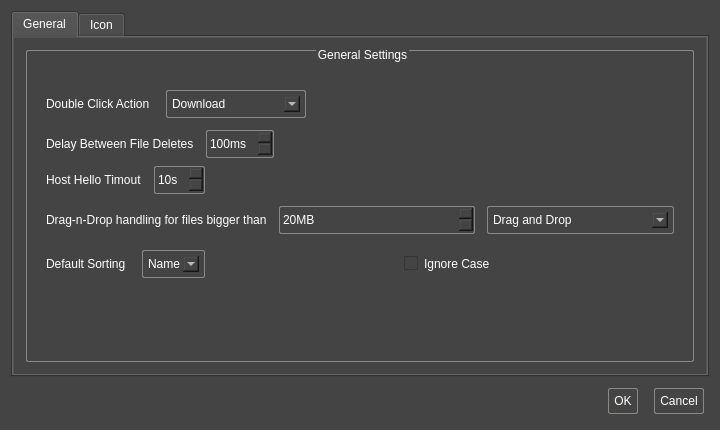
<?xml version="1.0" encoding="UTF-8"?>
<ui version="4.0">
 <class>DialogPreferences</class>
 <widget class="QDialog" name="DialogPreferences">
  <property name="geometry">
   <rect>
    <x>0</x>
    <y>0</y>
    <width>720</width>
    <height>430</height>
   </rect>
  </property>
  <property name="sizePolicy">
   <sizepolicy hsizetype="Fixed" vsizetype="Fixed">
    <horstretch>0</horstretch>
    <verstretch>0</verstretch>
   </sizepolicy>
  </property>
  <property name="minimumSize">
   <size>
    <width>720</width>
    <height>430</height>
   </size>
  </property>
  <property name="maximumSize">
   <size>
    <width>720</width>
    <height>430</height>
   </size>
  </property>
  <property name="windowTitle">
   <string>Apollo Explorer Settings</string>
  </property>
  <property name="windowIcon">
   <iconset resource="icons.qrc">
    <normaloff>:/browser/icons/VampireHW.png</normaloff>:/browser/icons/VampireHW.png</iconset>
  </property>
  <property name="autoFillBackground">
   <bool>false</bool>
  </property>
  <property name="styleSheet">
   <string notr="true">QWidget
{	
	background-color: #444444;
	color:  white;
	font: 700 10pt &quot;Comfortaa&quot;;
	padding: 1px;
	margin: 1px;
}

QCSpinBox
{
	background-color: #444444;
	color:  white;
	margin: 0px;
}

QPushButton
{
	margin: 5px;
	padding: 5px;
	border: 1px solid rgb(136, 138, 133);
    border-radius: 2px;
	text-align: center;
}
QComboBox
{
	margin: 5px;
	padding: 5px;
	border: 1px solid rgb(136, 138, 133);
    border-radius: 2px;
	text-align: center;
}

QSpinBox
{
	margin: 1px;
	padding: 1px;
	border: 1px solid rgb(136, 138, 133);
    border-radius: 2px;
	text-align: center;
}

QSpinBox::up-button
{
	margin: 0px;
	padding: 0px;
}

QPushButton::pressed
{
	background-color: #555555;
}
QPushButton::hover
{
	border: 1px solid #aaaaaa;
}

QGroupBox
{
	padding: 5px;
	border: 1px solid  rgb(136, 138, 133);
	margin: 2px;
	border-radius: 2px;
}
QGroupBox::Title
{
	subcontrol-origin: margin;
    subcontrol-position: top center;
	margin: 0px;
}
</string>
  </property>
  <property name="sizeGripEnabled">
   <bool>false</bool>
  </property>
  <property name="modal">
   <bool>true</bool>
  </property>
  <layout class="QVBoxLayout" name="verticalLayout">
   <item>
    <widget class="QTabWidget" name="tabWidget">
     <property name="currentIndex">
      <number>0</number>
     </property>
     <widget class="QWidget" name="tab">
      <attribute name="title">
       <string>General</string>
      </attribute>
      <layout class="QVBoxLayout" name="verticalLayout_3">
       <item>
        <widget class="QGroupBox" name="groupBox">
         <property name="title">
          <string>General Settings</string>
         </property>
         <layout class="QVBoxLayout" name="verticalLayout_2">
          <item>
           <spacer name="verticalSpacer_2">
            <property name="orientation">
             <enum>Qt::Vertical</enum>
            </property>
            <property name="sizeType">
             <enum>QSizePolicy::Fixed</enum>
            </property>
            <property name="sizeHint" stdset="0">
             <size>
              <width>20</width>
              <height>20</height>
             </size>
            </property>
           </spacer>
          </item>
          <item>
           <layout class="QHBoxLayout" name="horizontalLayout">
            <item>
             <widget class="QLabel" name="label">
              <property name="whatsThis">
               <string>&lt;html&gt;&lt;head/&gt;&lt;body&gt;&lt;p&gt;This is the action that will happen when file(s) are double clicked on in the file browser window.&lt;/p&gt;&lt;/body&gt;&lt;/html&gt;</string>
              </property>
              <property name="text">
               <string>Double Click Action</string>
              </property>
             </widget>
            </item>
            <item>
             <widget class="QComboBox" name="comboBox">
              <property name="minimumSize">
               <size>
                <width>150</width>
                <height>0</height>
               </size>
              </property>
              <property name="whatsThis">
               <string>&lt;html&gt;&lt;head/&gt;&lt;body&gt;&lt;p&gt;This is the action that will happen when file(s) are double clicked on in the file browser window.&lt;/p&gt;&lt;/body&gt;&lt;/html&gt;</string>
              </property>
              <item>
               <property name="text">
                <string>Download</string>
               </property>
              </item>
              <item>
               <property name="text">
                <string>Open</string>
               </property>
              </item>
              <item>
               <property name="text">
                <string>Ignore</string>
               </property>
              </item>
             </widget>
            </item>
            <item>
             <spacer name="horizontalSpacer">
              <property name="orientation">
               <enum>Qt::Horizontal</enum>
              </property>
              <property name="sizeHint" stdset="0">
               <size>
                <width>40</width>
                <height>20</height>
               </size>
              </property>
             </spacer>
            </item>
           </layout>
          </item>
          <item>
           <layout class="QHBoxLayout" name="horizontalLayout_2">
            <item>
             <widget class="QLabel" name="label_2">
              <property name="toolTip">
               <string>Some combinations of OS, file system and drive type can have strange effects when deleting lots of files in quick succession.  This allows a configurable delay between each file to help combat such issues.</string>
              </property>
              <property name="text">
               <string>Delay Between File Deletes</string>
              </property>
             </widget>
            </item>
            <item>
             <widget class="QSpinBox" name="spinBoxDeleteDelay">
              <property name="minimumSize">
               <size>
                <width>0</width>
                <height>30</height>
               </size>
              </property>
              <property name="toolTip">
               <string>&lt;html&gt;&lt;head/&gt;&lt;body&gt;&lt;p&gt;Some combinations of OS, file system and drive type can have strange effects when deleting lots of files in quick succession.  This allows a configurable delay between each file to help combat such issues.&lt;/p&gt;&lt;/body&gt;&lt;/html&gt;</string>
              </property>
              <property name="suffix">
               <string>ms</string>
              </property>
              <property name="minimum">
               <number>10</number>
              </property>
              <property name="maximum">
               <number>2000</number>
              </property>
              <property name="value">
               <number>100</number>
              </property>
             </widget>
            </item>
            <item>
             <spacer name="horizontalSpacer_2">
              <property name="orientation">
               <enum>Qt::Horizontal</enum>
              </property>
              <property name="sizeHint" stdset="0">
               <size>
                <width>40</width>
                <height>20</height>
               </size>
              </property>
             </spacer>
            </item>
           </layout>
          </item>
          <item>
           <layout class="QHBoxLayout" name="horizontalLayout_3">
            <item>
             <widget class="QLabel" name="label_3">
              <property name="toolTip">
               <string>&lt;html&gt;&lt;head/&gt;&lt;body&gt;&lt;p&gt;This is the time within the Amiga must send a hello message to be considered &amp;quot;online&amp;quot; still.  Failing to do so will cause the client to drop all connections with the Amiga.&lt;/p&gt;&lt;/body&gt;&lt;/html&gt;</string>
              </property>
              <property name="text">
               <string>Host Hello Timout</string>
              </property>
             </widget>
            </item>
            <item>
             <widget class="QSpinBox" name="spinBoxHelloTimeout">
              <property name="minimumSize">
               <size>
                <width>0</width>
                <height>30</height>
               </size>
              </property>
              <property name="toolTip">
               <string>This is the time within the Amiga must send a hello message to be considered &quot;online&quot; still.  Failing to do so will cause the client to drop all connections with the Amiga.</string>
              </property>
              <property name="suffix">
               <string>s</string>
              </property>
              <property name="maximum">
               <number>200</number>
              </property>
              <property name="value">
               <number>10</number>
              </property>
             </widget>
            </item>
            <item>
             <spacer name="horizontalSpacer_3">
              <property name="orientation">
               <enum>Qt::Horizontal</enum>
              </property>
              <property name="sizeHint" stdset="0">
               <size>
                <width>40</width>
                <height>20</height>
               </size>
              </property>
             </spacer>
            </item>
           </layout>
          </item>
          <item>
           <layout class="QHBoxLayout" name="horizontalLayout_4">
            <item>
             <widget class="QLabel" name="label_4">
              <property name="toolTip">
               <string>&lt;html&gt;&lt;head/&gt;&lt;body&gt;&lt;p&gt;The Qt Framework (which this is written in) provides a basic Drag-and-Drop mechanism.  This is troublesome for large files or directories.  On Linux, file transfers tend to timeout resulting in the downloaded files landing nowhere.  On windows, the desktop can freeze until the download is complete.  This allows the drag-and-drop operation to automatically open a download requestor if the files are too big hence avoiding this issue.&lt;/p&gt;&lt;/body&gt;&lt;/html&gt;</string>
              </property>
              <property name="text">
               <string>Drag-n-Drop handling for files bigger than</string>
              </property>
             </widget>
            </item>
            <item>
             <widget class="QSpinBox" name="spinBoxDNDSize">
              <property name="minimumSize">
               <size>
                <width>0</width>
                <height>30</height>
               </size>
              </property>
              <property name="toolTip">
               <string>The Qt Framework (which this is written in) provides a basic Drag-and-Drop mechanism.  This is troublesome for large files or directories.  On Linux, file transfers tend to timeout resulting in the downloaded files landing nowhere.  On windows, the desktop can freeze until the download is complete.  This allows the drag-and-drop operation to automatically open a download requestor if the files are too big hence avoiding this issue.</string>
              </property>
              <property name="suffix">
               <string>MB</string>
              </property>
              <property name="prefix">
               <string/>
              </property>
              <property name="maximum">
               <number>999999</number>
              </property>
              <property name="value">
               <number>20</number>
              </property>
             </widget>
            </item>
            <item>
             <widget class="QComboBox" name="comboBoxDNDOperation">
              <property name="toolTip">
               <string>The Qt Framework (which this is written in) provides a basic Drag-and-Drop mechanism.  This is troublesome for large files or directories.  On Linux, file transfers tend to timeout resulting in the downloaded files landing nowhere.  On windows, the desktop can freeze until the download is complete.  This allows the drag-and-drop operation to automatically open a download requestor if the files are too big hence avoiding this issue.</string>
              </property>
              <item>
               <property name="text">
                <string>Drag and Drop</string>
               </property>
              </item>
              <item>
               <property name="text">
                <string>Download Dialog</string>
               </property>
              </item>
              <item>
               <property name="text">
                <string>Block</string>
               </property>
              </item>
             </widget>
            </item>
           </layout>
          </item>
          <item>
           <layout class="QHBoxLayout" name="horizontalLayout_5">
            <item>
             <widget class="QLabel" name="label_5">
              <property name="text">
               <string>Default Sorting</string>
              </property>
             </widget>
            </item>
            <item>
             <widget class="QComboBox" name="comboBoxDefaultSort">
              <item>
               <property name="text">
                <string>Name</string>
               </property>
              </item>
              <item>
               <property name="text">
                <string>Type</string>
               </property>
              </item>
              <item>
               <property name="text">
                <string>Size</string>
               </property>
              </item>
             </widget>
            </item>
            <item>
             <spacer name="horizontalSpacer_4">
              <property name="orientation">
               <enum>Qt::Horizontal</enum>
              </property>
              <property name="sizeHint" stdset="0">
               <size>
                <width>40</width>
                <height>20</height>
               </size>
              </property>
             </spacer>
            </item>
            <item>
             <widget class="QCheckBox" name="checkBoxIgnoreCase">
              <property name="text">
               <string>Ignore Case</string>
              </property>
             </widget>
            </item>
            <item>
             <spacer name="horizontalSpacer_5">
              <property name="orientation">
               <enum>Qt::Horizontal</enum>
              </property>
              <property name="sizeHint" stdset="0">
               <size>
                <width>40</width>
                <height>20</height>
               </size>
              </property>
             </spacer>
            </item>
           </layout>
          </item>
          <item>
           <spacer name="verticalSpacer">
            <property name="orientation">
             <enum>Qt::Vertical</enum>
            </property>
            <property name="sizeHint" stdset="0">
             <size>
              <width>20</width>
              <height>40</height>
             </size>
            </property>
           </spacer>
          </item>
         </layout>
        </widget>
       </item>
      </layout>
     </widget>
     <widget class="QWidget" name="tab_2">
      <attribute name="title">
       <string>Icon</string>
      </attribute>
      <layout class="QVBoxLayout" name="verticalLayout_4">
       <item>
        <widget class="QGroupBox" name="groupBox_2">
         <property name="title">
          <string>Handling of Amiga Icons</string>
         </property>
         <layout class="QVBoxLayout" name="verticalLayout_5">
          <item>
           <widget class="QCheckBox" name="checkBoxDownloadIcons">
            <property name="text">
             <string>Enable downloading and displaying of Amiga Icons</string>
            </property>
            <property name="checked">
             <bool>true</bool>
            </property>
           </widget>
          </item>
          <item>
           <layout class="QHBoxLayout" name="horizontalLayout_6">
            <item>
             <widget class="QLabel" name="label_6">
              <property name="text">
               <string>Amiga Icon Size</string>
              </property>
             </widget>
            </item>
            <item>
             <widget class="QSlider" name="horizontalSliderIconSize">
              <property name="minimum">
               <number>32</number>
              </property>
              <property name="maximum">
               <number>128</number>
              </property>
              <property name="sliderPosition">
               <number>64</number>
              </property>
              <property name="orientation">
               <enum>Qt::Horizontal</enum>
              </property>
              <property name="tickPosition">
               <enum>QSlider::TicksAbove</enum>
              </property>
             </widget>
            </item>
            <item>
             <widget class="QLabel" name="labelIconSize">
              <property name="text">
               <string>64px</string>
              </property>
             </widget>
            </item>
           </layout>
          </item>
          <item>
           <widget class="QFrame" name="frame">
            <property name="frameShape">
             <enum>QFrame::StyledPanel</enum>
            </property>
            <property name="frameShadow">
             <enum>QFrame::Raised</enum>
            </property>
            <layout class="QVBoxLayout" name="verticalLayout_6">
             <item>
              <widget class="QLabel" name="label_7">
               <property name="text">
                <string>Preview</string>
               </property>
              </widget>
             </item>
             <item>
              <widget class="QTableWidget" name="tableWidgetIconSize">
               <property name="verticalScrollBarPolicy">
                <enum>Qt::ScrollBarAlwaysOn</enum>
               </property>
               <property name="horizontalScrollBarPolicy">
                <enum>Qt::ScrollBarAlwaysOff</enum>
               </property>
               <property name="sizeAdjustPolicy">
                <enum>QAbstractScrollArea::AdjustToContents</enum>
               </property>
               <property name="editTriggers">
                <set>QAbstractItemView::NoEditTriggers</set>
               </property>
               <property name="showDropIndicator" stdset="0">
                <bool>false</bool>
               </property>
               <property name="dragDropOverwriteMode">
                <bool>false</bool>
               </property>
               <property name="selectionBehavior">
                <enum>QAbstractItemView::SelectRows</enum>
               </property>
               <property name="iconSize">
                <size>
                 <width>128</width>
                 <height>128</height>
                </size>
               </property>
               <property name="verticalScrollMode">
                <enum>QAbstractItemView::ScrollPerPixel</enum>
               </property>
               <property name="showGrid">
                <bool>false</bool>
               </property>
               <property name="wordWrap">
                <bool>false</bool>
               </property>
               <attribute name="horizontalHeaderCascadingSectionResizes">
                <bool>false</bool>
               </attribute>
               <attribute name="horizontalHeaderDefaultSectionSize">
                <number>150</number>
               </attribute>
               <attribute name="horizontalHeaderShowSortIndicator" stdset="0">
                <bool>false</bool>
               </attribute>
               <attribute name="horizontalHeaderStretchLastSection">
                <bool>false</bool>
               </attribute>
               <attribute name="verticalHeaderVisible">
                <bool>false</bool>
               </attribute>
               <attribute name="verticalHeaderCascadingSectionResizes">
                <bool>false</bool>
               </attribute>
               <attribute name="verticalHeaderStretchLastSection">
                <bool>false</bool>
               </attribute>
               <row>
                <property name="text">
                 <string>Example File.txt</string>
                </property>
               </row>
               <row>
                <property name="text">
                 <string>Example File1.txt</string>
                </property>
               </row>
               <column>
                <property name="text">
                 <string>Filename</string>
                </property>
               </column>
               <column>
                <property name="text">
                 <string>Type</string>
                </property>
               </column>
               <column>
                <property name="text">
                 <string>Size</string>
                </property>
               </column>
               <item row="0" column="0">
                <property name="text">
                 <string>Example File.txt</string>
                </property>
                <property name="icon">
                 <iconset resource="icons.qrc">
                  <normaloff>:/browser/icons/Apollo_Explorer_icon.png</normaloff>:/browser/icons/Apollo_Explorer_icon.png</iconset>
                </property>
               </item>
               <item row="0" column="1">
                <property name="text">
                 <string>File</string>
                </property>
               </item>
               <item row="0" column="2">
                <property name="text">
                 <string>800Kb</string>
                </property>
               </item>
               <item row="1" column="0">
                <property name="text">
                 <string>Example File 2.txt</string>
                </property>
                <property name="icon">
                 <iconset resource="icons.qrc">
                  <normaloff>:/browser/icons/Apollo_Explorer_icon.png</normaloff>:/browser/icons/Apollo_Explorer_icon.png</iconset>
                </property>
               </item>
               <item row="1" column="1">
                <property name="text">
                 <string>File</string>
                </property>
               </item>
               <item row="1" column="2">
                <property name="text">
                 <string>900Kb</string>
                </property>
               </item>
              </widget>
             </item>
            </layout>
           </widget>
          </item>
         </layout>
        </widget>
       </item>
      </layout>
     </widget>
    </widget>
   </item>
   <item>
    <widget class="QDialogButtonBox" name="buttonBox">
     <property name="orientation">
      <enum>Qt::Horizontal</enum>
     </property>
     <property name="standardButtons">
      <set>QDialogButtonBox::Cancel|QDialogButtonBox::Ok</set>
     </property>
     <property name="centerButtons">
      <bool>false</bool>
     </property>
    </widget>
   </item>
  </layout>
 </widget>
 <resources>
  <include location="icons.qrc"/>
 </resources>
 <connections>
  <connection>
   <sender>buttonBox</sender>
   <signal>accepted()</signal>
   <receiver>DialogPreferences</receiver>
   <slot>accept()</slot>
   <hints>
    <hint type="sourcelabel">
     <x>248</x>
     <y>254</y>
    </hint>
    <hint type="destinationlabel">
     <x>157</x>
     <y>274</y>
    </hint>
   </hints>
  </connection>
  <connection>
   <sender>buttonBox</sender>
   <signal>rejected()</signal>
   <receiver>DialogPreferences</receiver>
   <slot>reject()</slot>
   <hints>
    <hint type="sourcelabel">
     <x>316</x>
     <y>260</y>
    </hint>
    <hint type="destinationlabel">
     <x>286</x>
     <y>274</y>
    </hint>
   </hints>
  </connection>
 </connections>
</ui>
